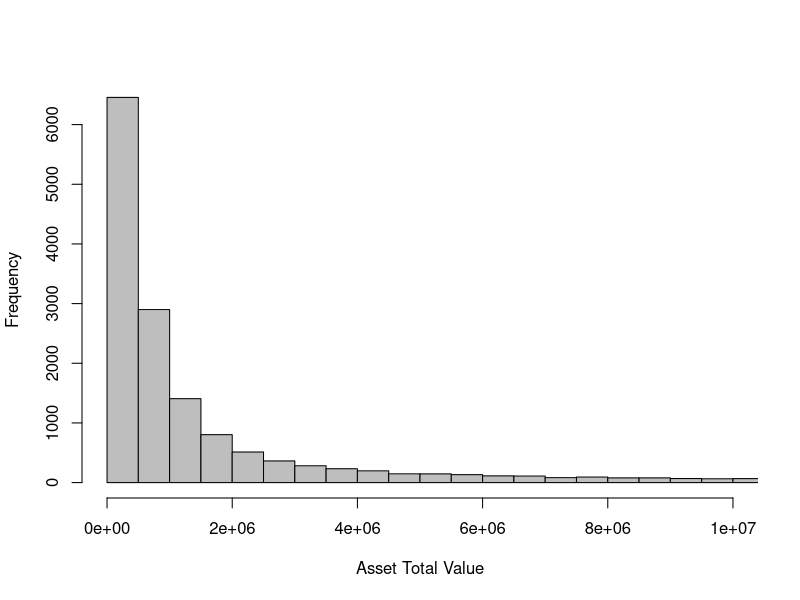
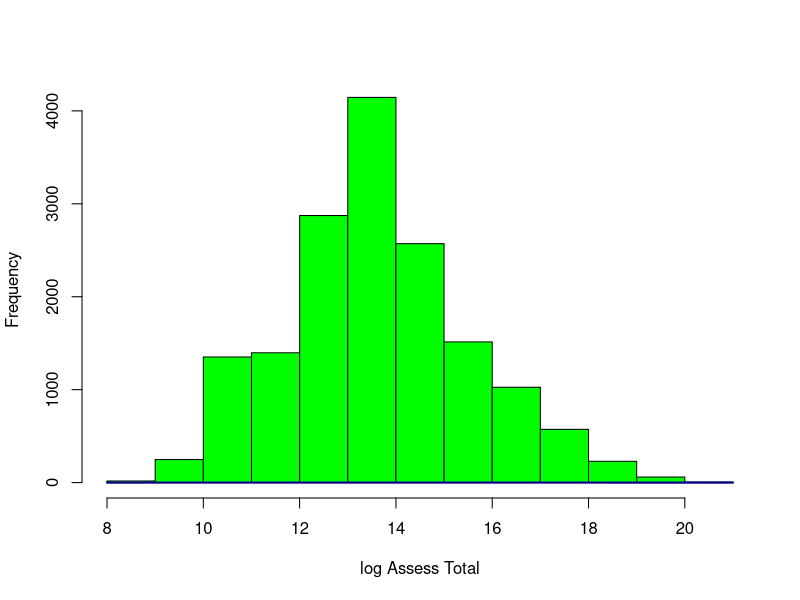

The R source for these figures, in order: (Note: this script raises an error after producing the figures.)
library(corrplot)
library(ggplot2)

MN = read.csv("MN with additional features.csv")
MN = data.frame(MN)

#Regular histogram
br = 3150
hs = 10000000
hist(MN$AssessTot,xlim = c(0,hs), breaks = br * max(MN$AssessTot) / hs / 150, col='grey', main=" ", xlab = 'Asset Total Value')

#log transformation
MN$AssessTot = log(MN$AssessTot)
hist(MN$AssessTot,  xlab ="log Assess Total", main = " ", col="green")
curve(dnorm(x, mean=mean(MN$AssessTot), sd=sd(MN$AssessTot)), add=TRUE, col= 'darkblue', lwd=2)

MN_total = MN[,c("AssessTot","NumBldgs","UnitsTotal","LotArea","BldgArea","LotFront","BldgFront",
                "YearBuilt","ResidFAR","CommFAR","FacilFAR","Population","PopDensity","MedIncome","AvgIncome",
                "PerCapitaIncome","HighIncomeHouse","NumofHouses","NumofCondos",
                "EduRate","UnemployedRate","MarriedRate","DivorcedRate")]
M_total = cor(MN_total)
corrplot(M_total, method = "square")

MN_original = MN[,c("AssessTot","NumBldgs","UnitsTotal","LotArea","BldgArea","LotFront","BldgFront",
                    "YearBuilt","ResidFAR","CommFAR","FacilFAR")]
M = cor(MN_original)
corrplot(M, method = "square")

MN_addition = MN[,c("AssessTot","Population","PopDensity","MedIncome","AvgIncome",
                    "PerCapitaIncome","HighIncomeHouse","NumofHouses","NumofCondos",
                    "EduRate","UnemployedRate","MarriedRate","DivorcedRate")]
MN_addition_cor = cor(MN_addition)
corrplot(MN_addition_cor, method = "square")

Box1 = ggplot(MN, aes(x = factor(LandUseStr), y = AssessTot)) + geom_boxplot() + theme(text = element_text(size = 8)) + labs(x="Type of Land Use", y="Total Assessed Value")
Box1

Box2 = ggplot(MN, aes(x = factor(Zone), y = AssessTot)) + geom_boxplot() + theme(text = element_text(size = 8)) + labs(x="Zone in Manhattan", y="Total Assessed Value")
Box2

Box3 = ggplot(MN, aes(x = factor(OwnerType), y = AssessTot)) + geom_boxplot() + theme(text = element_text(size = 8)) + labs(x="Owner Type", y="Total Assessed Value")
Box3

log_build_area = log(MN$BldgArea)
Box4 = ggplot(MN, aes(x = factor(Zone), y = log_build_area)) + geom_boxplot() + theme(text = element_text(size = 8)) + labs(x="Zone in Manhattan", y="Building Area")
Box4